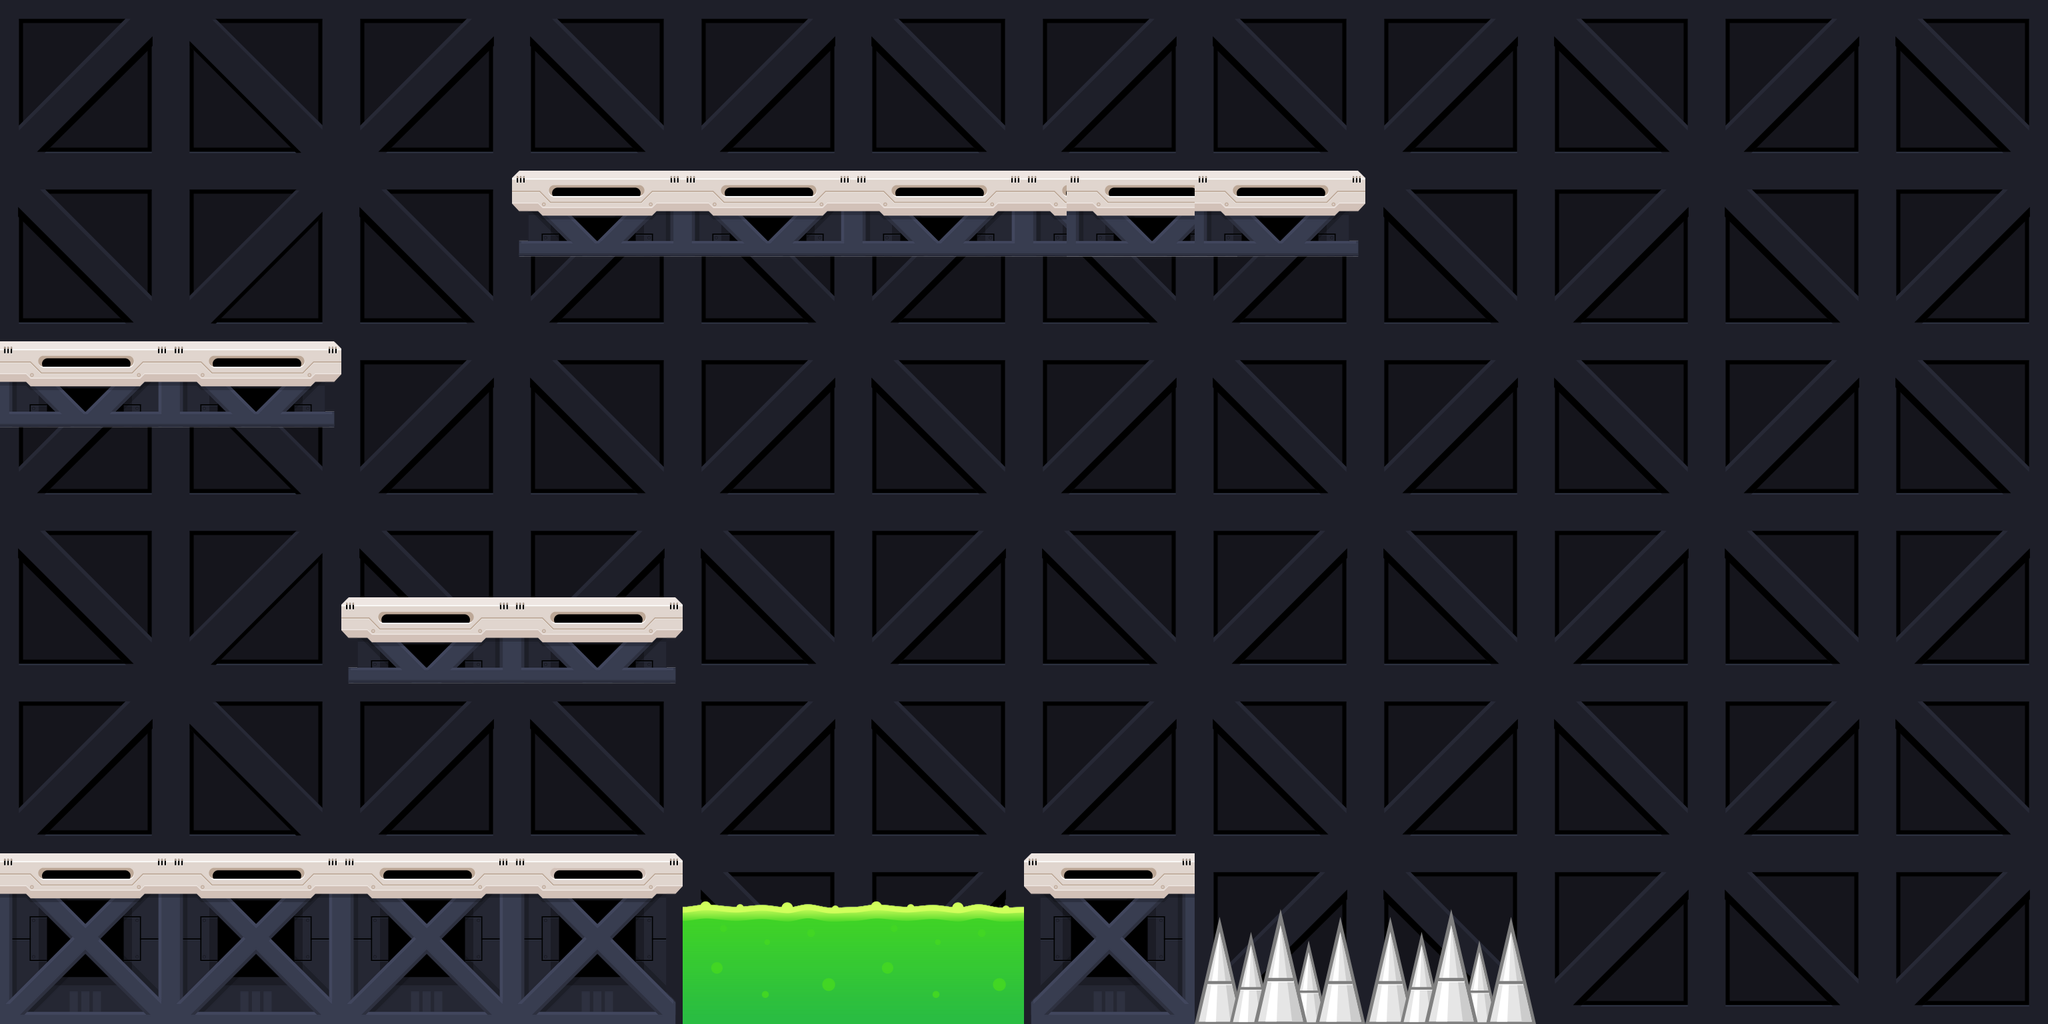

This game map was drawn from its Tiled (.tmx) file and the tilesets committed beside it. A one-line description and the full map source follow:
An orthogonal 48x24 tile map with 64x64 px tiles, 2 tile layers (Camada de Tiles 1, Plataformas_img), 29 tilesets and 17 objects.

<map version="1.2" tiledversion="1.2.4" orientation="orthogonal" renderorder="left-up" width="48" height="24" tilewidth="64" tileheight="64" infinite="0" nextlayerid="7" nextobjectid="24">
 <tileset firstgid="1" name="TileSet_Factory" tilewidth="1" tileheight="1" tilecount="0" columns="0" />
 <tileset firstgid="1" name="Acid (1)" tilewidth="256" tileheight="256" tilecount="1" columns="0">
  <grid orientation="orthogonal" width="1" height="1" />
  <tile id="0">
   <image width="256" height="256" source="../freescifiplatform/png/Tiles/Acid (1).png" />
  </tile>
 </tileset>
 <tileset firstgid="2" name="Acid (2)" tilewidth="256" tileheight="256" tilecount="1" columns="0">
  <grid orientation="orthogonal" width="1" height="1" />
  <tile id="0">
   <image width="256" height="256" source="../freescifiplatform/png/Tiles/Acid (2).png" />
  </tile>
 </tileset>
 <tileset firstgid="3" name="BGTile (1)" tilewidth="256" tileheight="256" tilecount="1" columns="0">
  <grid orientation="orthogonal" width="1" height="1" />
  <tile id="0">
   <image width="256" height="256" source="../freescifiplatform/png/Tiles/BGTile (1).png" />
  </tile>
 </tileset>
 <tileset firstgid="4" name="BGTile (2)" tilewidth="256" tileheight="256" tilecount="1" columns="0">
  <grid orientation="orthogonal" width="1" height="1" />
  <tile id="0">
   <image width="256" height="256" source="../freescifiplatform/png/Tiles/BGTile (2).png" />
  </tile>
 </tileset>
 <tileset firstgid="5" name="BGTile (3)" tilewidth="256" tileheight="256" tilecount="1" columns="0">
  <grid orientation="orthogonal" width="1" height="1" />
  <tile id="0">
   <image width="256" height="256" source="../freescifiplatform/png/Tiles/BGTile (3).png" />
  </tile>
 </tileset>
 <tileset firstgid="6" name="BGTile (4)" tilewidth="256" tileheight="256" tilecount="1" columns="0">
  <grid orientation="orthogonal" width="1" height="1" />
  <tile id="0">
   <image width="256" height="256" source="../freescifiplatform/png/Tiles/BGTile (4).png" />
  </tile>
 </tileset>
 <tileset firstgid="7" name="BGTile (5)" tilewidth="256" tileheight="256" tilecount="1" columns="0">
  <grid orientation="orthogonal" width="1" height="1" />
  <tile id="0">
   <image width="256" height="256" source="../freescifiplatform/png/Tiles/BGTile (5).png" />
  </tile>
 </tileset>
 <tileset firstgid="8" name="BGTile (6)" tilewidth="256" tileheight="256" tilecount="1" columns="0">
  <grid orientation="orthogonal" width="1" height="1" />
  <tile id="0">
   <image width="256" height="256" source="../freescifiplatform/png/Tiles/BGTile (6).png" />
  </tile>
 </tileset>
 <tileset firstgid="9" name="BGTile (7)" tilewidth="256" tileheight="256" tilecount="1" columns="0">
  <grid orientation="orthogonal" width="1" height="1" />
  <tile id="0">
   <image width="256" height="256" source="../freescifiplatform/png/Tiles/BGTile (7).png" />
  </tile>
 </tileset>
 <tileset firstgid="10" name="Fence (1)" tilewidth="256" tileheight="256" tilecount="1" columns="0">
  <grid orientation="orthogonal" width="1" height="1" />
  <tile id="0">
   <image width="256" height="256" source="../freescifiplatform/png/Tiles/Fence (1).png" />
  </tile>
 </tileset>
 <tileset firstgid="11" name="Fence (2)" tilewidth="256" tileheight="256" tilecount="1" columns="0">
  <grid orientation="orthogonal" width="1" height="1" />
  <tile id="0">
   <image width="256" height="256" source="../freescifiplatform/png/Tiles/Fence (2).png" />
  </tile>
 </tileset>
 <tileset firstgid="12" name="Fence (3)" tilewidth="256" tileheight="256" tilecount="1" columns="0">
  <grid orientation="orthogonal" width="1" height="1" />
  <tile id="0">
   <image width="256" height="256" source="../freescifiplatform/png/Tiles/Fence (3).png" />
  </tile>
 </tileset>
 <tileset firstgid="13" name="Spike" tilewidth="256" tileheight="256" tilecount="1" columns="0">
  <grid orientation="orthogonal" width="1" height="1" />
  <tile id="0">
   <image width="256" height="256" source="../freescifiplatform/png/Tiles/Spike.png" />
  </tile>
 </tileset>
 <tileset firstgid="14" name="Tile (1)" tilewidth="256" tileheight="256" tilecount="1" columns="0">
  <grid orientation="orthogonal" width="1" height="1" />
  <tile id="0">
   <image width="256" height="256" source="../freescifiplatform/png/Tiles/Tile (1).png" />
  </tile>
 </tileset>
 <tileset firstgid="15" name="Tile (2)" tilewidth="256" tileheight="256" tilecount="1" columns="0">
  <grid orientation="orthogonal" width="1" height="1" />
  <tile id="0">
   <image width="256" height="256" source="../freescifiplatform/png/Tiles/Tile (2).png" />
  </tile>
 </tileset>
 <tileset firstgid="16" name="Tile (3)" tilewidth="256" tileheight="256" tilecount="1" columns="0">
  <grid orientation="orthogonal" width="1" height="1" />
  <tile id="0">
   <image width="256" height="256" source="../freescifiplatform/png/Tiles/Tile (3).png" />
  </tile>
 </tileset>
 <tileset firstgid="17" name="Tile (4)" tilewidth="256" tileheight="256" tilecount="1" columns="0">
  <grid orientation="orthogonal" width="1" height="1" />
  <tile id="0">
   <image width="256" height="256" source="../freescifiplatform/png/Tiles/Tile (4).png" />
  </tile>
 </tileset>
 <tileset firstgid="18" name="Tile (5)" tilewidth="256" tileheight="256" tilecount="1" columns="0">
  <grid orientation="orthogonal" width="1" height="1" />
  <tile id="0">
   <image width="256" height="256" source="../freescifiplatform/png/Tiles/Tile (5).png" />
  </tile>
 </tileset>
 <tileset firstgid="19" name="Tile (6)" tilewidth="256" tileheight="256" tilecount="1" columns="0">
  <grid orientation="orthogonal" width="1" height="1" />
  <tile id="0">
   <image width="256" height="256" source="../freescifiplatform/png/Tiles/Tile (6).png" />
  </tile>
 </tileset>
 <tileset firstgid="20" name="Tile (7)" tilewidth="256" tileheight="256" tilecount="1" columns="0">
  <grid orientation="orthogonal" width="1" height="1" />
  <tile id="0">
   <image width="256" height="256" source="../freescifiplatform/png/Tiles/Tile (7).png" />
  </tile>
 </tileset>
 <tileset firstgid="21" name="Tile (8)" tilewidth="256" tileheight="256" tilecount="1" columns="0">
  <grid orientation="orthogonal" width="1" height="1" />
  <tile id="0">
   <image width="256" height="256" source="../freescifiplatform/png/Tiles/Tile (8).png" />
  </tile>
 </tileset>
 <tileset firstgid="22" name="Tile (9)" tilewidth="256" tileheight="256" tilecount="1" columns="0">
  <grid orientation="orthogonal" width="1" height="1" />
  <tile id="0">
   <image width="256" height="256" source="../freescifiplatform/png/Tiles/Tile (9).png" />
  </tile>
 </tileset>
 <tileset firstgid="23" name="Tile (10)" tilewidth="256" tileheight="256" tilecount="1" columns="0">
  <grid orientation="orthogonal" width="1" height="1" />
  <tile id="0">
   <image width="256" height="256" source="../freescifiplatform/png/Tiles/Tile (10).png" />
  </tile>
 </tileset>
 <tileset firstgid="24" name="Tile (11)" tilewidth="256" tileheight="256" tilecount="1" columns="0">
  <grid orientation="orthogonal" width="1" height="1" />
  <tile id="0">
   <image width="256" height="256" source="../freescifiplatform/png/Tiles/Tile (11).png" />
  </tile>
 </tileset>
 <tileset firstgid="25" name="Tile (12)" tilewidth="256" tileheight="256" tilecount="1" columns="0">
  <grid orientation="orthogonal" width="1" height="1" />
  <tile id="0">
   <image width="256" height="256" source="../freescifiplatform/png/Tiles/Tile (12).png" />
  </tile>
 </tileset>
 <tileset firstgid="26" name="Tile (13)" tilewidth="256" tileheight="256" tilecount="1" columns="0">
  <grid orientation="orthogonal" width="1" height="1" />
  <tile id="0">
   <image width="256" height="256" source="../freescifiplatform/png/Tiles/Tile (13).png" />
  </tile>
 </tileset>
 <tileset firstgid="27" name="Tile (14)" tilewidth="256" tileheight="256" tilecount="1" columns="0">
  <grid orientation="orthogonal" width="1" height="1" />
  <tile id="0">
   <image width="256" height="256" source="../freescifiplatform/png/Tiles/Tile (14).png" />
  </tile>
 </tileset>
 <tileset firstgid="28" name="Tile (15)" tilewidth="256" tileheight="256" tilecount="1" columns="0">
  <grid orientation="orthogonal" width="1" height="1" />
  <tile id="0">
   <image width="256" height="256" source="../freescifiplatform/png/Tiles/Tile (15).png" />
  </tile>
 </tileset>
 <layer id="3" name="Camada de Tiles 1" width="48" height="24">
  <data encoding="csv">
0,0,0,0,0,0,0,0,0,0,0,0,0,0,0,0,0,0,0,0,0,0,0,0,0,0,0,0,0,0,0,0,0,0,0,0,0,0,0,0,0,0,0,0,0,0,0,0,
0,0,0,0,0,0,0,0,0,0,0,0,0,0,0,0,0,0,0,0,0,0,0,0,0,0,0,0,0,0,0,0,0,0,0,0,0,0,0,0,0,0,0,0,0,0,0,0,
0,0,0,0,0,0,0,0,0,0,0,0,0,0,0,0,0,0,0,0,0,0,0,0,0,0,0,0,0,0,0,0,0,0,0,0,0,0,0,0,0,0,0,0,0,0,0,0,
5,0,0,0,7,0,0,0,5,0,0,0,6,0,0,0,5,0,0,0,6,0,0,0,5,0,0,0,6,0,0,0,5,0,0,0,6,0,0,0,5,0,0,0,6,0,0,0,
0,0,0,0,0,0,0,0,0,0,0,0,0,0,0,0,0,0,0,0,0,0,0,0,0,0,0,0,0,0,0,0,0,0,0,0,0,0,0,0,0,0,0,0,0,0,0,0,
0,0,0,0,0,0,0,0,0,0,0,0,0,0,0,0,0,0,0,0,0,0,0,0,0,0,0,0,0,0,0,0,0,0,0,0,0,0,0,0,0,0,0,0,0,0,0,0,
0,0,0,0,0,0,0,0,0,0,0,0,0,0,0,0,0,0,0,0,0,0,0,0,0,0,0,0,0,0,0,0,0,0,0,0,0,0,0,0,0,0,0,0,0,0,0,0,
6,0,0,0,8,0,0,0,6,0,0,0,5,0,0,0,6,0,0,0,5,0,0,0,6,0,0,0,5,0,0,0,6,0,0,0,5,0,0,0,6,0,0,0,5,0,0,0,
0,0,0,0,0,0,0,0,0,0,0,0,0,0,0,0,0,0,0,0,0,0,0,0,0,0,0,0,0,0,0,0,0,0,0,0,0,0,0,0,0,0,0,0,0,0,0,0,
0,0,0,0,0,0,0,0,0,0,0,0,0,0,0,0,0,0,0,0,0,0,0,0,0,0,0,0,0,0,0,0,0,0,0,0,0,0,0,0,0,0,0,0,0,0,0,0,
0,0,0,0,0,0,0,0,0,0,0,0,0,0,0,0,0,0,0,0,0,0,0,0,0,0,0,0,0,0,0,0,0,0,0,0,0,0,0,0,0,0,0,0,0,0,0,0,
5,0,0,0,7,0,0,0,5,0,0,0,6,0,0,0,5,0,0,0,6,0,0,0,5,0,0,0,6,0,0,0,5,0,0,0,6,0,0,0,5,0,0,0,6,0,0,0,
0,0,0,0,0,0,0,0,0,0,0,0,0,0,0,0,0,0,0,0,0,0,0,0,0,0,0,0,0,0,0,0,0,0,0,0,0,0,0,0,0,0,0,0,0,0,0,0,
0,0,0,0,0,0,0,0,0,0,0,0,0,0,0,0,0,0,0,0,0,0,0,0,0,0,0,0,0,0,0,0,0,0,0,0,0,0,0,0,0,0,0,0,0,0,0,0,
0,0,0,0,0,0,0,0,0,0,0,0,0,0,0,0,0,0,0,0,0,0,0,0,0,0,0,0,0,0,0,0,0,0,0,0,0,0,0,0,0,0,0,0,0,0,0,0,
6,0,0,0,8,0,0,0,6,0,0,0,5,0,0,0,6,0,0,0,5,0,0,0,6,0,0,0,5,0,0,0,6,0,0,0,5,0,0,0,6,0,0,0,5,0,0,0,
0,0,0,0,0,0,0,0,0,0,0,0,0,0,0,0,0,0,0,0,0,0,0,0,0,0,0,0,0,0,0,0,0,0,0,0,0,0,0,0,0,0,0,0,0,0,0,0,
0,0,0,0,0,0,0,0,0,0,0,0,0,0,0,0,0,0,0,0,0,0,0,0,0,0,0,0,0,0,0,0,0,0,0,0,0,0,0,0,0,0,0,0,0,0,0,0,
0,0,0,0,0,0,0,0,0,0,0,0,0,0,0,0,0,0,0,0,0,0,0,0,0,0,0,0,0,0,0,0,0,0,0,0,0,0,0,0,0,0,0,0,0,0,0,0,
5,0,0,0,7,0,0,0,5,0,0,0,6,0,0,0,5,0,0,0,6,0,0,0,5,0,0,0,6,0,0,0,5,0,0,0,6,0,0,0,5,0,0,0,6,0,0,0,
0,0,0,0,0,0,0,0,0,0,0,0,0,0,0,0,0,0,0,0,0,0,0,0,0,0,0,0,0,0,0,0,0,0,0,0,0,0,0,0,0,0,0,0,0,0,0,0,
0,0,0,0,0,0,0,0,0,0,0,0,0,0,0,0,0,0,0,0,0,0,0,0,0,0,0,0,0,0,0,0,0,0,0,0,0,0,0,0,0,0,0,0,0,0,0,0,
0,0,0,0,0,0,0,0,0,0,0,0,0,0,0,0,0,0,0,0,0,0,0,0,0,0,0,0,0,0,0,0,0,0,0,0,0,0,0,0,0,0,0,0,0,0,0,0,
6,0,0,0,8,0,0,0,6,0,0,0,5,0,0,0,6,0,0,0,5,0,0,0,6,0,0,0,5,0,0,0,6,0,0,0,5,0,0,0,6,0,0,0,5,0,0,0
</data>
 </layer>
 <layer id="6" name="Plataformas_img" width="48" height="24">
  <data encoding="csv">
0,0,0,0,0,0,0,0,0,0,0,0,0,0,0,0,0,0,0,0,0,0,0,0,0,0,0,0,0,0,0,0,0,0,0,0,0,0,0,0,0,0,0,0,0,0,0,0,
0,0,0,0,0,0,0,0,0,0,0,0,0,0,0,0,0,0,0,0,0,0,0,0,0,0,0,0,0,0,0,0,0,0,0,0,0,0,0,0,0,0,0,0,0,0,0,0,
0,0,0,0,0,0,0,0,0,0,0,0,0,0,0,0,0,0,0,0,0,0,0,0,0,0,0,0,0,0,0,0,0,0,0,0,0,0,0,0,0,0,0,0,0,0,0,0,
0,0,0,0,0,0,0,0,0,0,0,0,0,0,0,0,0,0,0,0,0,0,0,0,0,0,0,0,0,0,0,0,0,0,0,0,0,0,0,0,0,0,0,0,0,0,0,0,
0,0,0,0,0,0,0,0,0,0,0,0,0,0,0,0,0,0,0,0,0,0,0,0,0,0,0,0,0,0,0,0,0,0,0,0,0,0,0,0,0,0,0,0,0,0,0,0,
0,0,0,0,0,0,0,0,0,0,0,0,0,0,0,0,0,0,0,0,0,0,0,0,0,0,0,0,0,0,0,0,0,0,0,0,0,0,0,0,0,0,0,0,0,0,0,0,
0,0,0,0,0,0,0,0,0,0,0,0,0,0,0,0,0,0,0,0,0,0,0,0,0,0,0,0,0,0,0,0,0,0,0,0,0,0,0,0,0,0,0,0,0,0,0,0,
0,0,0,0,0,0,0,0,0,0,0,0,25,0,0,0,26,0,0,0,26,0,0,0,26,26,0,0,27,0,0,0,0,0,0,0,0,0,0,0,0,0,0,0,0,0,0,0,
0,0,0,0,0,0,0,0,0,0,0,0,0,0,0,0,0,0,0,0,0,0,0,0,0,0,0,0,0,0,0,0,0,0,0,0,0,0,0,0,0,0,0,0,0,0,0,0,
0,0,0,0,0,0,0,0,0,0,0,0,0,0,0,0,0,0,0,0,0,0,0,0,0,0,0,0,0,0,0,0,0,0,0,0,0,0,0,0,0,0,0,0,0,0,0,0,
0,0,0,0,0,0,0,0,0,0,0,0,0,0,0,0,0,0,0,0,0,0,0,0,0,0,0,0,0,0,0,0,0,0,0,0,0,0,0,0,0,0,0,0,0,0,0,0,
26,0,0,0,27,0,0,0,0,0,0,0,0,0,0,0,0,0,0,0,0,0,0,0,0,0,0,0,0,0,0,0,0,0,0,0,0,0,0,0,0,0,0,0,0,0,0,0,
0,0,0,0,0,0,0,0,0,0,0,0,0,0,0,0,0,0,0,0,0,0,0,0,0,0,0,0,0,0,0,0,0,0,0,0,0,0,0,0,0,0,0,0,0,0,0,0,
0,0,0,0,0,0,0,0,0,0,0,0,0,0,0,0,0,0,0,0,0,0,0,0,0,0,0,0,0,0,0,0,0,0,0,0,0,0,0,0,0,0,0,0,0,0,0,0,
0,0,0,0,0,0,0,0,0,0,0,0,0,0,0,0,0,0,0,0,0,0,0,0,0,0,0,0,0,0,0,0,0,0,0,0,0,0,0,0,0,0,0,0,0,0,0,0,
0,0,0,0,0,0,0,0,0,0,0,0,0,0,0,0,0,0,0,0,0,0,0,0,0,0,0,0,0,0,0,0,0,0,0,0,0,0,0,0,0,0,0,0,0,0,0,0,
0,0,0,0,0,0,0,0,0,0,0,0,0,0,0,0,0,0,0,0,0,0,0,0,0,0,0,0,0,0,0,0,0,0,0,0,0,0,0,0,0,0,0,0,0,0,0,0,
0,0,0,0,0,0,0,0,25,0,0,0,27,0,0,0,0,0,0,0,0,0,0,0,0,0,0,0,0,0,0,0,0,0,0,0,0,0,0,0,0,0,0,0,0,0,0,0,
0,0,0,0,0,0,0,0,0,0,0,0,0,0,0,0,0,0,0,0,0,0,0,0,0,0,0,0,0,0,0,0,0,0,0,0,0,0,0,0,0,0,0,0,0,0,0,0,
0,0,0,0,0,0,0,0,0,0,0,0,0,0,0,0,0,0,0,0,0,0,0,0,0,0,0,0,0,0,0,0,0,0,0,0,0,0,0,0,0,0,0,0,0,0,0,0,
0,0,0,0,0,0,0,0,0,0,0,0,0,0,0,0,0,0,0,0,0,0,0,0,0,0,0,0,0,0,0,0,0,0,0,0,0,0,0,0,0,0,0,0,0,0,0,0,
0,0,0,0,0,0,0,0,0,0,0,0,0,0,0,0,0,0,0,0,0,0,0,0,0,0,0,0,0,0,0,0,0,0,0,0,0,0,0,0,0,0,0,0,0,0,0,0,
0,0,0,0,0,0,0,0,0,0,0,0,0,0,0,0,0,0,0,0,0,0,0,0,0,0,0,0,0,0,0,0,0,0,0,0,0,0,0,0,0,0,0,0,0,0,0,0,
15,0,0,0,15,0,0,0,15,0,0,0,16,0,0,0,1,0,0,0,1,0,0,0,14,0,0,0,13,0,0,0,13,0,0,0,0,0,0,0,0,0,0,0,0,0,0,0
</data>
 </layer>
 <objectgroup id="4" name="acid">
  <object id="5" gid="1" x="1024" y="1536" width="256" height="256" />
  <object id="6" gid="1" x="1280" y="1536" width="256" height="256" />
 </objectgroup>
 <objectgroup id="5" name="Plataformas">
  <object id="7" gid="15" x="0" y="1536" width="256" height="256" />
  <object id="8" gid="15" x="256" y="1536" width="256" height="256" />
  <object id="9" gid="15" x="512" y="1536" width="256" height="256" />
  <object id="10" gid="16" x="768" y="1536" width="256" height="256" />
  <object id="11" gid="14" x="1536" y="1536" width="256" height="256" />
  <object id="12" gid="25" x="512" y="1152" width="256" height="256" />
  <object id="14" gid="26" x="0" y="768" width="256" height="256" />
  <object id="15" gid="27" x="256" y="768" width="256" height="256" />
  <object id="17" gid="27" x="768" y="1152" width="256" height="256" />
  <object id="18" gid="25" x="768" y="512" width="256" height="256" />
  <object id="19" gid="26" x="1024" y="512" width="256" height="256" />
  <object id="20" gid="26" x="1280" y="512" width="256" height="256" />
  <object id="21" gid="26" x="1536" y="512" width="256" height="256" />
  <object id="22" gid="26" x="1536" y="512" width="256" height="256" />
  <object id="23" gid="27" x="1792" y="512" width="256" height="256" />
 </objectgroup>
</map>
